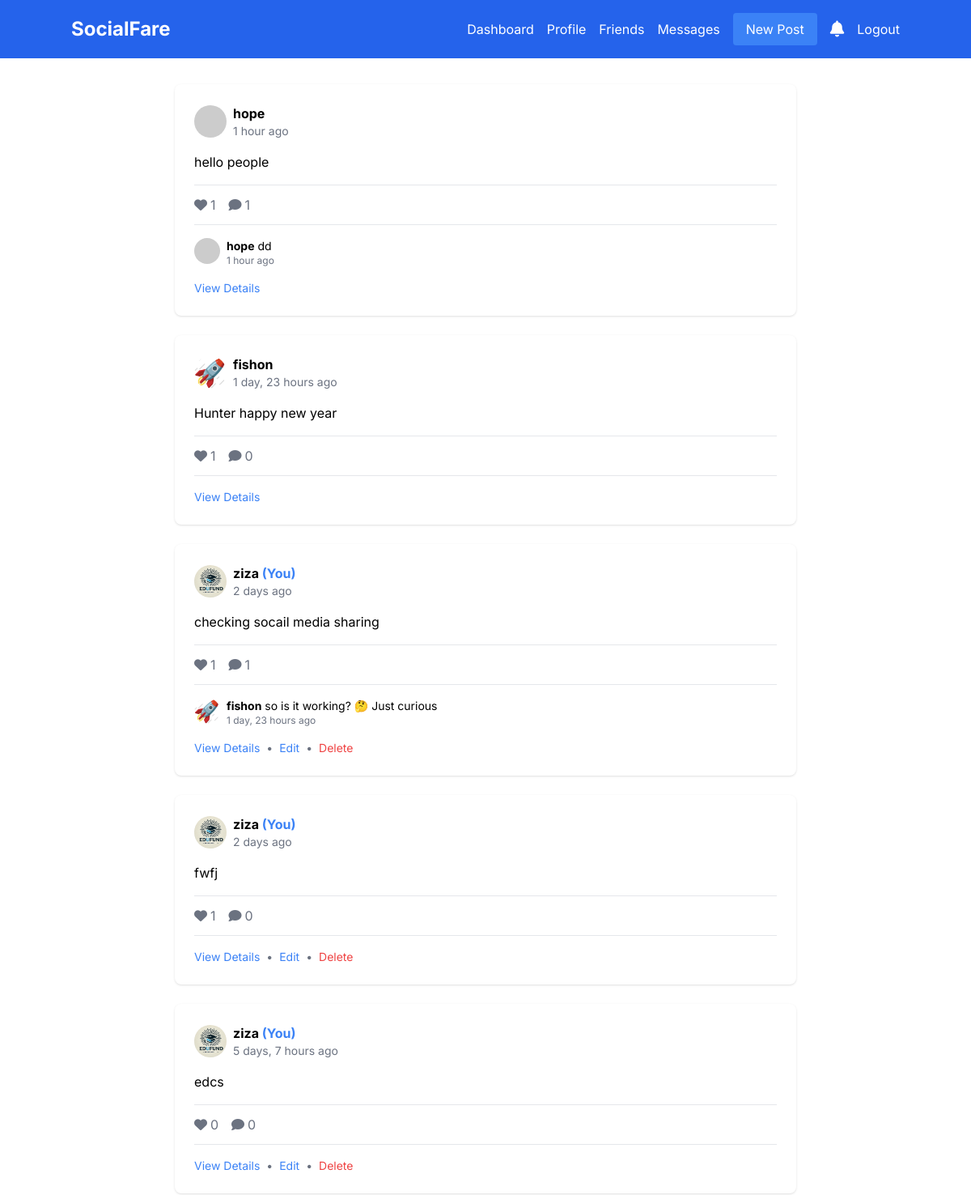
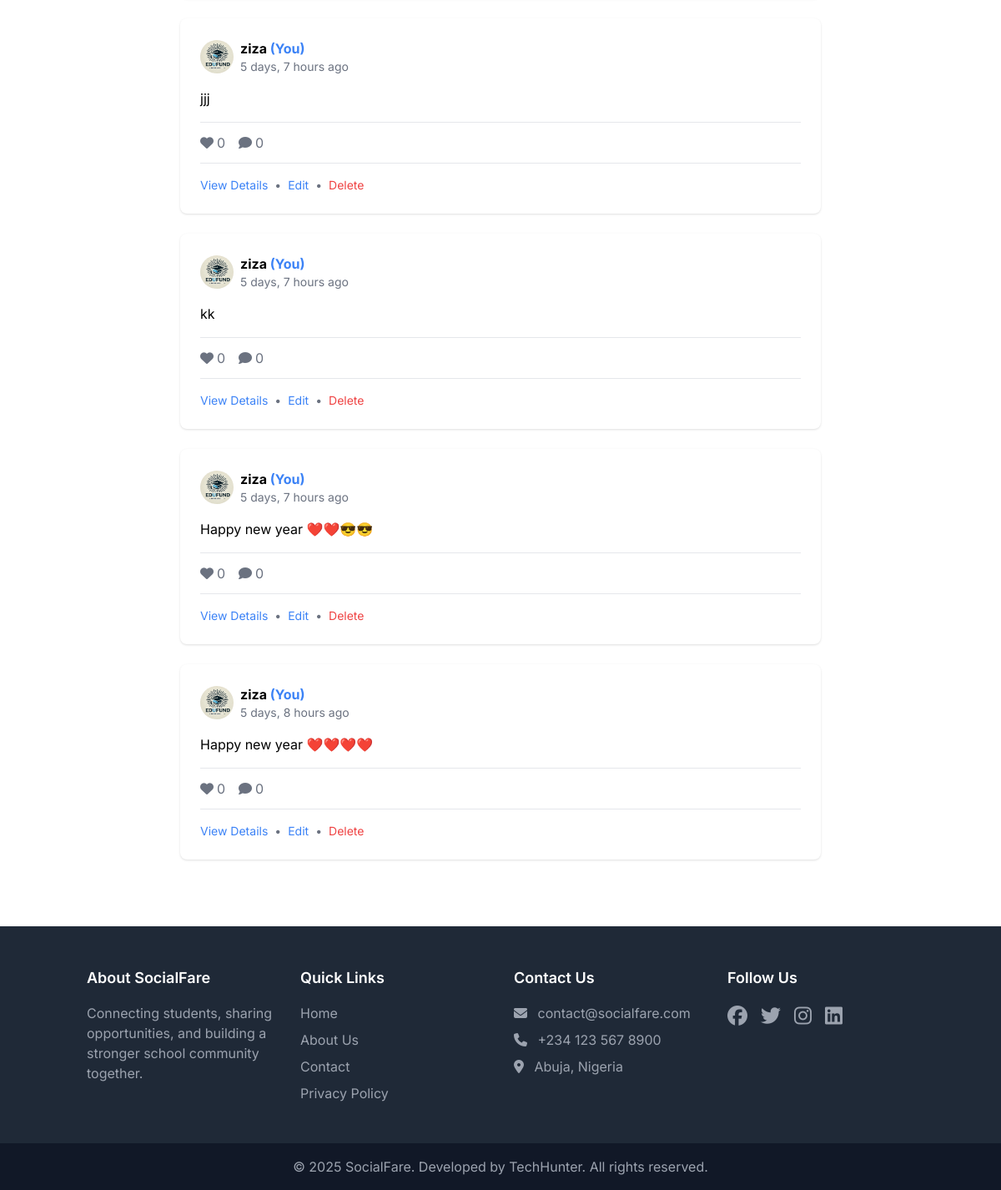
The page / (signed in) on the database its author committed (2 pictures, top to bottom).
### social/models.py (models this page shows, shortened)
class Post(models.Model):
    author = models.ForeignKey(User, on_delete=models.CASCADE)
    content = models.TextField()
    image = models.ImageField(upload_to='posts/', blank=True, null=True)
    created_at = models.DateTimeField(auto_now_add=True)
    updated_at = models.DateTimeField(auto_now=True)
    likes = models.ManyToManyField(User, related_name='liked_posts', blank=True)
    twitter_post_id = models.CharField(max_length=100, null=True, blank=True)

class Comment(models.Model):
    post = models.ForeignKey(Post, on_delete=models.CASCADE, related_name='comments')
    author = models.ForeignKey(User, on_delete=models.CASCADE)
    content = models.TextField()
    created_at = models.DateTimeField(auto_now_add=True)

class Profile(models.Model):
    user = models.OneToOneField(settings.AUTH_USER_MODEL, on_delete=models.CASCADE)
    bio = models.TextField(max_length=500, blank=True)
    image = models.ImageField(upload_to='profile_pics/', null=True, blank=True)

### social/views.py (the view)
# urls.py: path('', views.home_or_landing, name='home'),
def home_or_landing(request):
    if request.user.is_authenticated:
        posts = Post.objects.all().order_by('-created_at')
        return render(request, 'social/home.html', {'posts': posts})
    else:
        return render(request, 'social/landing.html')

### social/templatetags/social_extras.py (called while the page is built)
@register.filter
def unread_notifications_count(user):
    return user.notifications.filter(is_read=False).count()

### social/templates/social/home.html (shortened to what this page needs)
{% extends 'social/base.html' %}
{% block content %}
<div class="container mx-auto px-4 py-8">
    <div class="max-w-3xl mx-auto">
        <div class="space-y-6">
            {% for post in posts %}
            <div class="bg-white rounded-lg shadow p-6">
                <div class="flex items-center mb-4">
                    {% if post.author.profile.image %}
                        <img src="{{ post.author.profile.image.url }}" alt="" class="w-10 h-10 rounded-full mr-2">
                    {% else %}
                        <img src="https://via.placeholder.com/40" alt="" class="rounded-full mr-2">
                    {% endif %}
                    <div>
                        <a href="{% url 'social:profile_detail' username=post.author.username %}"
                           class="font-bold hover:underline">
                            {{ post.author.username }}
                            {% if post.author == request.user %}
                                <span class="text-blue-500">(You)</span>
                            {% endif %}
                        </a>
                        <div class="text-gray-500 text-sm">{{ post.created_at|timesince }} ago</div>
                    </div>
                </div>
                <p class="mb-4">{{ post.content }}</p>
                <div class="border-t border-b py-3 my-3">
                    <div class="flex items-center space-x-4">
                        <button class="like-button flex items-center space-x-1 {% if request.user in post.likes.all %}text-blue-500{% else %}text-gray-500{% endif %} hover:text-blue-600"
                                data-post-id="{{ post.id }}"
                                onclick="likePost(this)">
                            <i class="fas fa-heart"></i>
                            <span class="likes-count">{{ post.likes.count }}</span>
                        </button>
                        <button class="flex items-center space-x-1 text-gray-500 hover:text-blue-600"
                                onclick="toggleCommentForm('{{ post.id }}')">
                            <i class="fas fa-comment"></i>
                            <span>{{ post.comments.count }}</span>
                        </button>
                    </div>
                </div>
                <div class="mt-4 space-y-2">
                    {% for comment in post.comments.all|slice:":2" %}
                        <div class="flex items-start space-x-2">
                            {% if comment.author.profile.image %}
                                <img src="{{ comment.author.profile.image.url }}" alt="" class="w-8 h-8 rounded-full">
                            {% else %}
                                <img src="https://via.placeholder.com/32" alt="" class="w-8 h-8 rounded-full">
                            {% endif %}
                            <div class="flex-1">
                                <p class="text-sm">
                                    <a href="{% url 'social:profile_detail' username=comment.author.username %}"
                                       class="font-bold hover:underline">{{ comment.author.username }}</a>
                                    {{ comment.content }}
                                </p>
                                <p class="text-xs text-gray-500">{{ comment.created_at|timesince }} ago</p>
                            </div>
                        </div>
                    {% endfor %}
                </div>
                <div class="mt-4 flex items-center text-gray-500 text-sm">
                    <a href="{% url 'social:post_detail' pk=post.id %}"
                       class="text-blue-500 hover:underline">
                        View Details
                    </a>
                    {% if post.author == request.user %}
                        <span class="mx-2">•</span>
                        <a href="{% url 'social:edit_post' post_id=post.id %}"
                           class="text-blue-500 hover:underline">
                            Edit
                        </a>
                        <span class="mx-2">•</span>
                        <a href="{% url 'social:delete_post' post_id=post.id %}"
                           onclick="return confirm('Are you sure you want to delete this post?')"
                           class="text-red-500 hover:underline">
                            Delete
                        </a>
                    {% endif %}
                </div>
            </div>
            {% empty %}
            <div class="bg-white rounded-lg shadow p-6 text-center text-gray-500">
                No posts yet. Be the first to post!
            </div>
            {% endfor %}
        </div>
    </div>
</div>
{% endblock %}

### rows shown on the page
Post: author.username "hope", created_at "1 hour", content "hello people", likes.count "1", comments.count "1"
Comment: author.username "hope", content "dd", created_at "1 hour"
Post: author.profile.image (picture), author.username "fishon", created_at "1 day, 23 hours", content "Hunter happy new year", likes.count "1", comments.count "0"
Post: author.profile.image (picture), author.username "ziza", shows "(You)", created_at "2 days", content "checking socail media sharing", likes.count "1", comments.count "1", shows "Edit"
Comment: author.profile.image (picture), author.username "fishon", content "so is it working? 🤔 Just curious", created_at "1 day, 23 hours"
Post: author.profile.image (picture), author.username "ziza", shows "(You)", created_at "2 days", content "fwfj", likes.count "1", comments.count "0", shows "Edit"
Post: author.profile.image (picture), author.username "ziza", shows "(You)", created_at "5 days, 7 hours", content "edcs", likes.count "0", comments.count "0", shows "Edit"
Post: author.profile.image (picture), author.username "ziza", shows "(You)", created_at "5 days, 7 hours", content "jjj", likes.count "0", comments.count "0", shows "Edit"
Post: author.profile.image (picture), author.username "ziza", shows "(You)", created_at "5 days, 7 hours", content "kk", likes.count "0", comments.count "0", shows "Edit"
Post: author.profile.image (picture), author.username "ziza", shows "(You)", created_at "5 days, 7 hours", content "Happy new year ❤️❤️😎😎", likes.count "0", comments.count "0", shows "Edit"
Post: author.profile.image (picture), author.username "ziza", shows "(You)", created_at "5 days, 8 hours", content "Happy new year ❤️❤️❤️❤️", likes.count "0", comments.count "0", shows "Edit"
